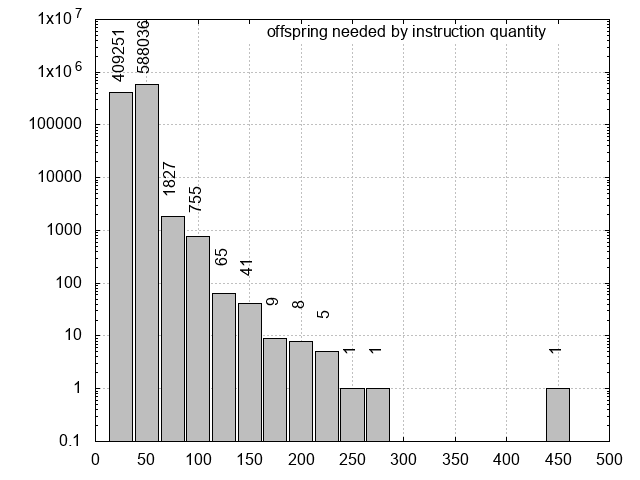

Generate this figure with gnuplot:
set term png
set output "/tmp/quick.png"
set logscale y
set style fill solid border -1
set boxwidth .9 relative
set key noautotitle
set key title "offspring needed by instruction quantity"
set yrange [.1:10000000]
set grid xtics lt 0 lw 1 lc rgb "#c0c0c0"
set grid ytics lt 0 lw 1 lc rgb "#c0c0c0"
$data << EOD
25 409251
50 588036
75 1827
100 755
125 65
150 41
175 9
200 8
225 5
250 1
275 1
300 0
325 0
350 0
375 0
400 0
425 0
450 1
EOD
plot 'data.txt' with boxes lc rgb"gray", \
	'' using 1:2:2 with labels rotate by 90 center offset 0,2 notitle
